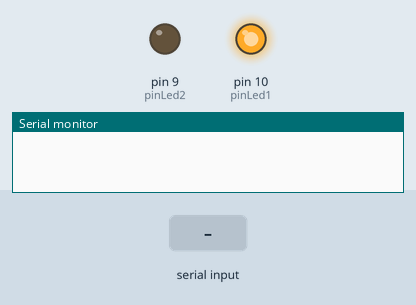
Bench run of a sketch on a simulated Arduino Uno, built with avr-gcc and run on an emulated ATmega328P. Shown: output pins drawn as LEDs (lit = HIGH), the last lines printed to the serial monitor. Inputs (shaded band) come from the test bench.

Above: at 1.2 s.
1.3 s: "1\n" received over Serial
At 2.9 s:
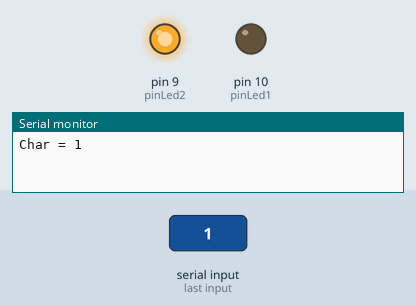
3.8 s: "0\n" received over Serial
At 6.0 s:
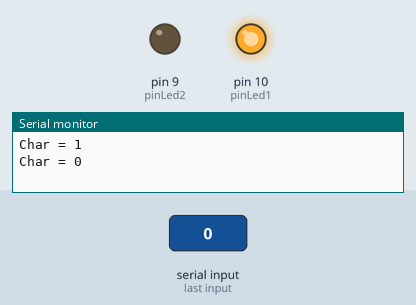
Timing chart, 0 to 7.5 s (numbered marks = the images above; inputs shaded):
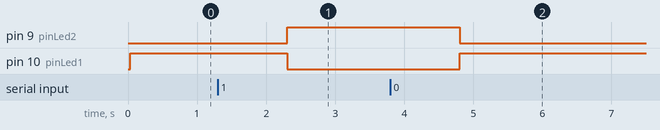

The sketch:

Python_y_dos_leds_1.ino
```cpp
int pinLed1 = 10;
int pinLed2 = 9; //pines de los leds
String valor; // Variable que almacena el string
int valLeds = 0; // 1 = HIGH; 0 = LOW

void setup() {
  Serial.begin(9600); // Velocidad de comunicacion serial
  delay(30); // tiempo opcional para establecer la comunicacion serie
  pinMode(pinLed1, OUTPUT); // Funcion del pin escogido, "Salida"
  pinMode(pinLed2, OUTPUT);
}

void loop() {
  if (Serial.available()) { // Lee que la comunicacion serie este disponible
    valor = Serial.readString(); // Lee y guarda el string recibido en la comunicacion serie
    valLeds = valor.toInt(); // Convierte el string en un int
    Serial.println("Char = " + valor); // permite ver el dato envido y recibido
  }
  if (valLeds == 0) { //Enciede la led segun el caso
    int a = 1;
    digitalWrite(pinLed1, a);//HIGH
    digitalWrite(pinLed2, 0);//LOW
  }
  if (valLeds == 1) {
    digitalWrite(pinLed1, 0);//LOW
    digitalWrite(pinLed2, valLeds);//HIGH
  }
}
```

Measured:
- after the input at 1.3 s, pin 9 (pinLed2): LOW → HIGH after 1.0 s; pin 10 (pinLed1): HIGH → LOW after 1.0 s
- after the input at 3.8 s, pin 9 (pinLed2): HIGH → LOW after 1.0 s; pin 10 (pinLed1): LOW → HIGH after 1.0 s
